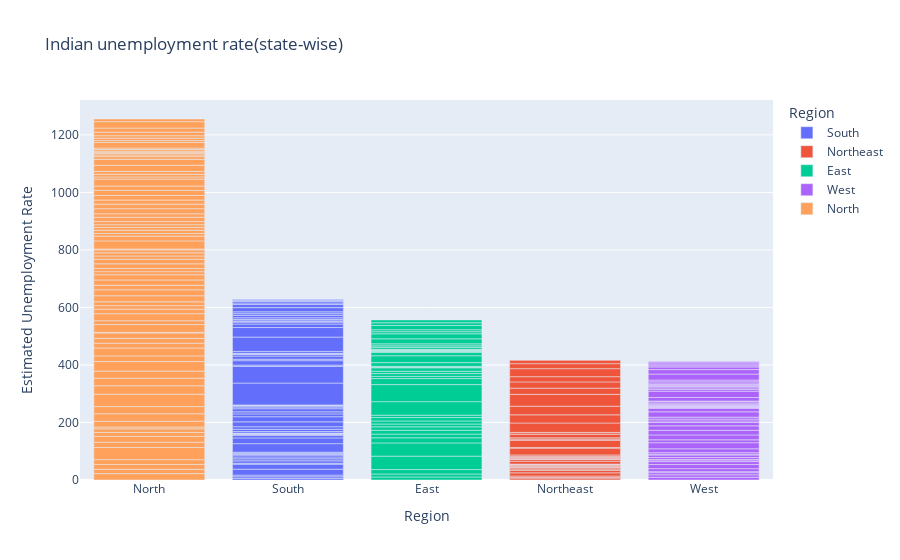

Notebook code for this chart:
### Code cell
fg=px.bar(dk,x='Region',y='Estimated Unemployment Rate',title='Indian unemployment rate(state-wise)',template='plotly',color='Region')
fg.update_layout(xaxis={'categoryorder':'total descending'})
fg.show()

### Figure 1 — Plotly figure (JSON) as saved in the notebook; plotly's stock layout.template omitted (floating-point values rounded to 4 significant figures)
{"data": [{"alignmentgroup": "True", "hovertemplate": "Region=%{x}<br>Estimated Unemployment Rate=%{y}<extra></extra>", "legendgroup": "South", "marker": {"color": "#636efa", "pattern": {"shape": ""}}, "name": "South", "offsetgroup": "South", "orientation": "v", "showlegend": true, "textposition": "auto", "type": "bar", "x": ["South", "South", "South", "South", "South", "South", "South", "South", "South", "South", "South", "South", "South", "South", "South", "South", "South", "South", "South", "South", "South", "South", "South", "South", "South", "South", "South", "South", "South", "South", "South", "South", "South", "South", "South", "South", "South", "South", "South", "South", "South", "South", "South", "South", "South", "South", "South", "South", "South", "South", "South", "South", "South", "South", "South", "South", "South", "South", "South", "South"], "xaxis": "x", "y": [5.48, 5.83, 5.79, 20.51, 17.43, 3.31, 8.34, 6.96, 6.4, 6.59, 2.86, 3.61, 3.46, 29.84, 19.97, 8.44, 4.01, 0.5, 2.41, 1.58, 5.31, 7.6, 8.99, 16.99, 17.88, 9.71, 7.09, 10.98, 5.91, 3.88, 0.58, 1.76, 1.2, 75.85, 58.19, 4.24, 15.47, 5.05, 10.9, 6.18, 1.57, 2.09, 6.4, 49.83, 33.16, 12.2, 6.81, 2.65, 5, 2.16, 5.49, 8.29, 5.77, 6.25, 14.7, 10.55, 5.36, 5.79, 3.27, 2.86], "yaxis": "y"}, {"alignmentgroup": "True", "hovertemplate": "Region=%{x}<br>Estimated Unemployment Rate=%{y}<extra></extra>", "legendgroup": "Northeast", "marker": {"color": "#EF553B", "pattern": {"shape": ""}}, "name": "Northeast", "offsetgroup": "Northeast", "orientation": "v", "showlegend": true, "textposition": "auto", "type": "bar", "x": ["Northeast", "Northeast", "Northeast", "Northeast", "Northeast", "Northeast", "Northeast", "Northeast", "Northeast", "Northeast", "Northeast", "Northeast", "Northeast", "Northeast", "Northeast", "Northeast", "Northeast", "Northeast", "Northeast", "Northeast", "Northeast", "Northeast", "Northeast", "Northeast", "Northeast", "Northeast", "Northeast", "Northeast", "Northeast", "Northeast", "Northeast", "Northeast", "Northeast", "Northeast", "Northeast", "Northeast", "Northeast", "Northeast"], "xaxis": "x", "y": [4.66, 4.41, 4.77, 11.06, 9.55, 0.6, 3.77, 5.53, 1.19, 3.02, 1.66, 3.59, 1.58, 10.03, 5.92, 1.15, 2.1, 3.74, 4.29, 4.6, 23.57, 2.28, 24.51, 4.46, 4.45, 12.49, 5.7, 0.88, 32.67, 28.4, 29.95, 41.23, 21.51, 21.71, 18.24, 27.92, 17.35, 11.57], "yaxis": "y"}, {"alignmentgroup": "True", "hovertemplate": "Region=%{x}<br>Estimated Unemployment Rate=%{y}<extra></extra>", "legendgroup": "East", "marker": {"color": "#00cc96", "pattern": {"shape": ""}}, "name": "East", "offsetgroup": "East", "orientation": "v", "showlegend": true, "textposition": "auto", "type": "bar", "x": ["East", "East", "East", "East", "East", "East", "East", "East", "East", "East", "East", "East", "East", "East", "East", "East", "East", "East", "East", "East", "East", "East", "East", "East", "East", "East", "East", "East", "East", "East", "East", "East", "East", "East", "East", "East", "East", "East", "East", "East"], "xaxis": "x", "y": [10.61, 10.29, 15.43, 46.64, 45.96, 17.82, 12.79, 13.44, 11.91, 9.82, 10.61, 11.85, 8.23, 47.09, 59.23, 20.95, 7.63, 9.76, 8.24, 11.8, 1.9, 3.12, 13.08, 23.76, 11.41, 3.77, 1.88, 1.42, 2.1, 2.18, 6.94, 4.92, 6.92, 17.41, 17.41, 7.29, 6.83, 14.87, 9.35, 9.98], "yaxis": "y"}, {"alignmentgroup": "True", "hovertemplate": "Region=%{x}<br>Estimated Unemployment Rate=%{y}<extra></extra>", "legendgroup": "West", "marker": {"color": "#ab63fa", "pattern": {"shape": ""}}, "name": "West", "offsetgroup": "West", "orientation": "v", "showlegend": true, "textposition": "auto", "type": "bar", "x": ["West", "West", "West", "West", "West", "West", "West", "West", "West", "West", "West", "West", "West", "West", "West", "West", "West", "West", "West", "West", "West", "West", "West", "West", "West", "West", "West", "West", "West", "West", "West", "West", "West", "West", "West", "West", "West", "West", "West", "West", "West", "West", "West", "West", "West", "West", "West", "West", "West", "West"], "xaxis": "x", "y": [9.65, 8.38, 7.54, 3.41, 10.5, 14.23, 10.27, 5.63, 1.96, 6.62, 8.89, 2.81, 5.25, 13.31, 21.25, 9.96, 17.07, 16.21, 15.38, 11.54, 5.54, 6.38, 6.66, 18.71, 12.11, 3.2, 1.84, 1.87, 3.42, 4.03, 4.11, 4.57, 2.22, 12.36, 21.98, 6.48, 5.08, 4.7, 3.91, 3.13, 4.95, 4.69, 5.79, 20.9, 15.46, 9.23, 3.89, 6.23, 4.55, 4.1], "yaxis": "y"}, {"alignmentgroup": "True", "hovertemplate": "Region=%{x}<br>Estimated Unemployment Rate=%{y}<extra></extra>", "legendgroup": "North", "marker": {"color": "#FFA15A", "pattern": {"shape": ""}}, "name": "North", "offsetgroup": "North", "orientation": "v", "showlegend": true, "textposition": "auto", "type": "bar", "x": ["North", "North", "North", "North", "North", "North", "North", "North", "North", "North", "North", "North", "North", "North", "North", "North", "North", "North", "North", "North", "North", "North", "North", "North", "North", "North", "North", "North", "North", "North", "North", "North", "North", "North", "North", "North", "North", "North", "North", "North", "North", "North", "North", "North", "North", "North", "North", "North", "North", "North", "North", "North", "North", "North", "North", "North", "North", "North", "North", "North", "North", "North", "North", "North", "North", "North", "North", "North", "North", "North", "North", "North", "North", "North", "North", "North", "North", "North", "North"], "xaxis": "x", "y": [22.23, 14.84, 17.04, 16.68, 42.27, 18.19, 20.3, 13.79, 12.53, 6.27, 20.34, 25.77, 25.05, 43.22, 29.02, 26.7, 24.18, 33.5, 19.68, 27.31, 16.83, 16.84, 18.76, 2.2, 26.95, 13.47, 24.31, 15.79, 12.04, 13.46, 21.08, 20.78, 15.5, 18.74, 17.92, 10.88, 11.09, 16.17, 16.14, 11.11, 10.97, 10.32, 2.86, 28.33, 16.55, 9.19, 10.99, 9.61, 9.88, 10.97, 15.16, 11.9, 17.7, 15.74, 14.39, 15.81, 17.51, 15.35, 24.15, 7.58, 8.98, 10.11, 21.54, 20.41, 9.47, 5.56, 5.79, 4.18, 3.75, 5.49, 4.99, 19.85, 6.48, 8.01, 8.61, 12.38, 14.26, 22.26, 9.23], "yaxis": "y"}], "layout": {"barmode": "relative", "legend": {"title": {"text": "Region"}, "tracegroupgap": 0}, "title": {"text": "Indian unemployment rate(state-wise)"}, "xaxis": {"anchor": "y", "categoryarray": ["South", "Northeast", "East", "West", "North"], "categoryorder": "total descending", "domain": [0, 1], "title": {"text": "Region"}}, "yaxis": {"anchor": "x", "domain": [0, 1], "title": {"text": "Estimated Unemployment Rate"}}}}
